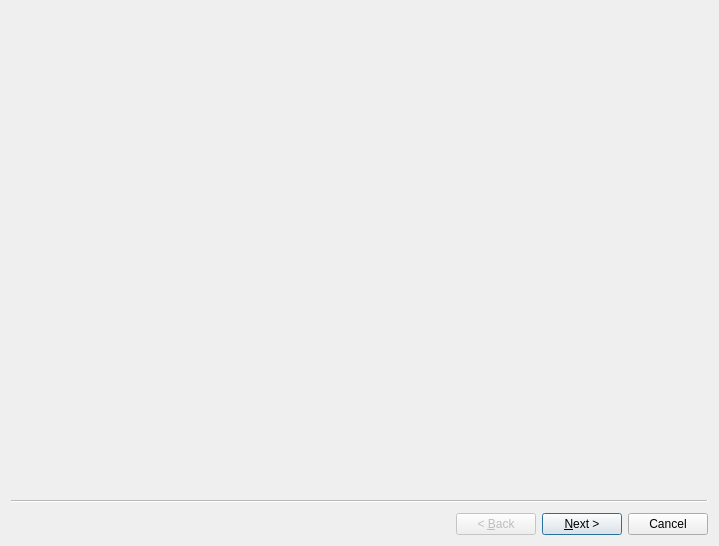
<?xml version="1.0" encoding="UTF-8"?>
<ui version="4.0">
 <class>NewProjectWizard</class>
 <widget class="QWizard" name="NewProjectWizard">
  <property name="geometry">
   <rect>
    <x>0</x>
    <y>0</y>
    <width>719</width>
    <height>546</height>
   </rect>
  </property>
  <property name="windowTitle">
   <string>Wizard</string>
  </property>
  <widget class="QWizardPage" name="wizardPage1"/>
  <widget class="QWizardPage" name="wizardPage2"/>
 </widget>
 <resources/>
 <connections/>
</ui>
